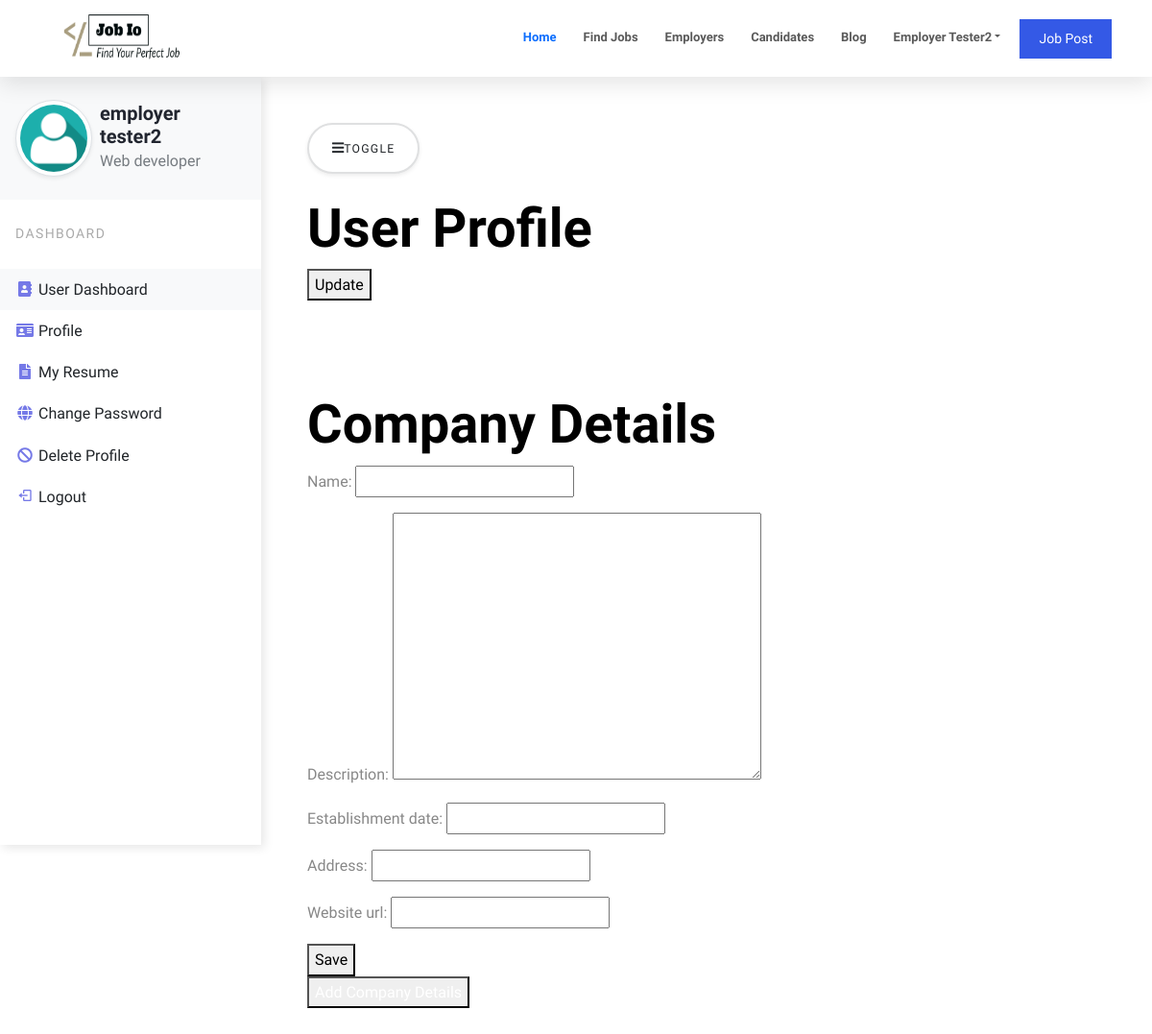
/accounts/my-profiles/company/ (signed in), run on an earlier commit of the app's database.
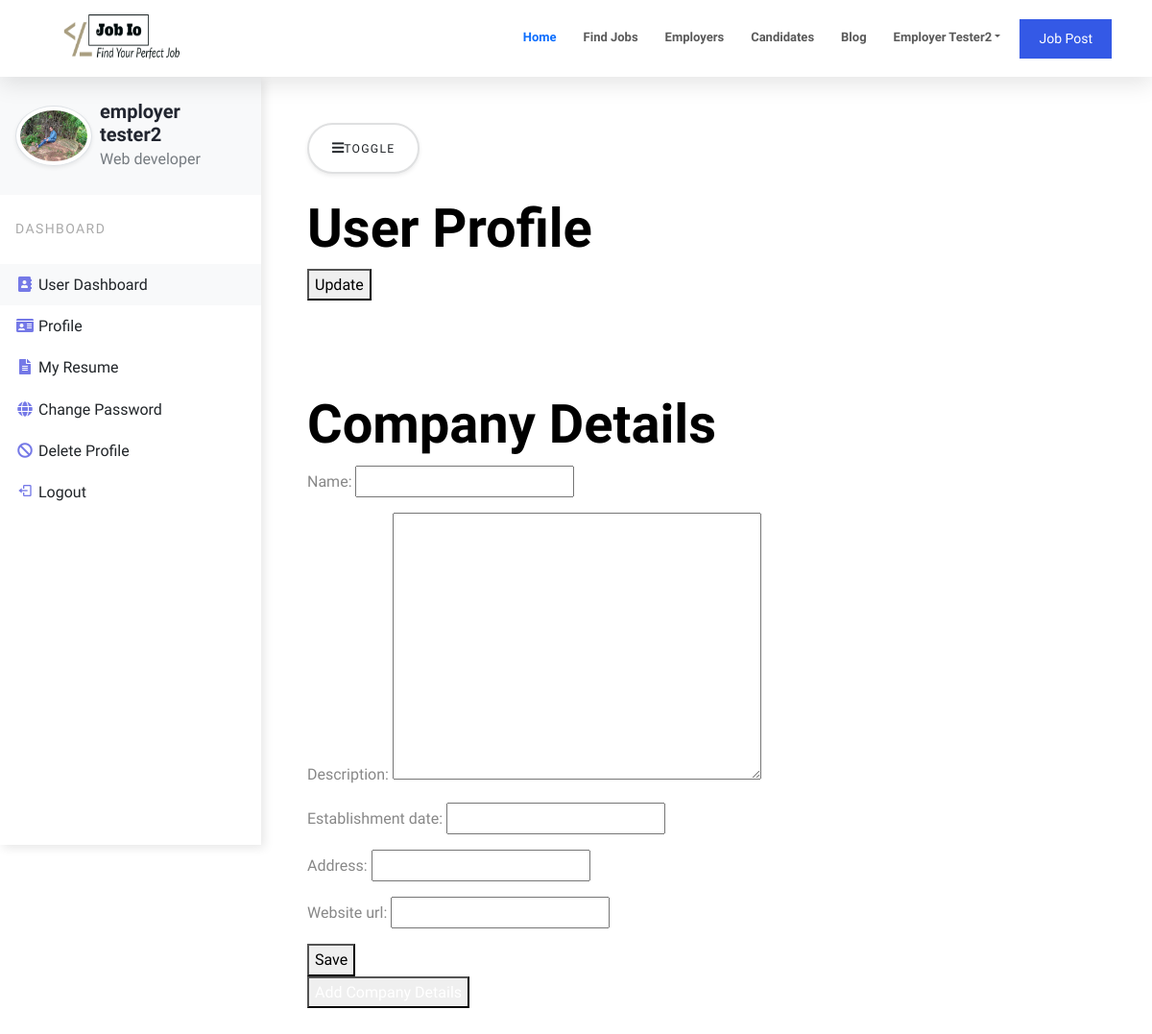
And on a later commit of the database.
### accounts/models.py (models this page shows, shortened)
class NewUser(AbstractBaseUser, PermissionsMixin):
    email = models.EmailField(_('email address'), unique=True)
    name = models.CharField(max_length=150, blank=True)
    start_date = models.DateTimeField(default=timezone.now)
    about = models.TextField(_('about'),max_length=500, blank=True)
    is_staff = models.BooleanField(default=False)
    is_active = models.BooleanField(default=True)
    objects = CustomAccountManager()
    USERNAME_FIELD = 'email'
    REQUIRED_FIELDS = ['name']
    class Types(models.TextChoices):
        EMPLOYEE = "EMPLOYEE", "Employee"
        EMPLOYER = "EMPLOYER", "Employer"
    default_type = Types.EMPLOYEE
    type = models.CharField(_('Types'), max_length=100, choices=Types.choices, default=default_type)

class EmployerProfile(models.Model):
    employer = models.OneToOneField(Employer, on_delete=models.CASCADE)
    profile_pic = models.ImageField(default='profile_pics/default.jpg', upload_to='profile_pics')
    phone_regex = RegexValidator( regex = r'^\d{10}$',message = "phone number should exactly be in 10 digits")
    phone = models.CharField(max_length=255, validators=[phone_regex], blank = True, null=True)

### accounts/views.py (the view, shortened to what this page needs)
# urls.py: path('my-profiles/company/', views.company_details, name="company-detail"),
def company_details(request):
    comp_form = CompanyForm
    context = {'login_form':AuthenticationForm, 'reg_form':EmployeeRegistrationForm, 'reg_employer_form':EmployerRegistrationForm, 'comp_form':comp_form}
    return render(request, 'accounts/companydetails.html' ,context)

### accounts/templatetags/custom_filters.py (called while the page is built)
def add_class(value, token):
    value.field.widget.attrs['class']=token
    return value

def add_placeholder(value, token):
    value.field.widget.attrs['placeholder']=token
    return value

### templates/accounts/companydetails.html (shortened to what this page needs)
{% extends 'index.html' %}
{% load static %}
{% load custom_filters %}
{% block head %}
<link rel="stylesheet" href="{% static 'css/profile.css' %}">
{% endblock head %}
{% block content %}
<div class="vertical-nav bg-white" id="sidebar">
    <div class="py-4 px-3 mb-4 bg-light">
        <div class="media d-flex align-items-center">
            <img loading="lazy" src="{{ user.employerprofile.profile_pic.url }}" alt="..." width="80" height="80"
                class="mr-3 rounded-circle img-thumbnail shadow-sm">
            <div class="media-body">
                <h5 class="m-0 mx-2">{{user.name}}</h5>
                <p class="font-weight-normal text-muted mx-2 mb-0">Web developer</p>
            </div>
        </div>
    </div>
    <p class="text-gray font-weight-bold text-uppercase px-3 small pb-4 mb-0">Dashboard</p>
    <ul class="nav flex-column bg-white mb-0">
        <li class="nav-item">
            <a href="{% url 'user-dashboard' %}" class="nav-link text-dark bg-light">
                <i class="fa fa-address-book mr-3 text-primary fa-fw"></i>
                User Dashboard
            </a>
        </li>
        <li class="nav-item">
            <a href="{% url 'profile-employer' user.employerprofile.id%}" class="nav-link text-dark">
                <i class="fa fa-id-card mr-3 text-primary fa-fw"></i>
                Profile
            </a>
        </li>
        <li class="nav-item">
            <a href="#" class="nav-link text-dark">
                <i class="fas fa-file-alt mr-3 text-primary fa-fw"></i>
                My Resume
            </a>
        </li>
        <li class="nav-item">
            <a href="{% url 'update-password' %}" class="nav-link text-dark">
                <i class="fa fa-globe text-primary fa-fw"></i>
                Change Password
            </a>
        </li>
        <li class="nav-item">
            <a href="{% url 'delete-user' user.id%}" class="nav-link text-dark">
                <i class="fa fa-ban text-primary fa-fw"></i>
                Delete Profile
            </a>
        </li>
        <li class="nav-item">
            <a href="{% url 'logout' %}" class="nav-link text-dark">
                <i class='bx bx-log-out text-primary fa-fw'></i>
                logout
            </a>
        </li>
    </ul>
    <p class="text-gray font-weight-bold text-uppercase px-3 small py-4 mb-0"></p>
    <ul class="nav flex-column bg-white mb-0">
        <li class="nav-item">
            <a href="#" class="nav-link text-dark">
            </a>
        </li>
        <li class="nav-item">
            <a href="#" class="nav-link text-dark">
            </a>
        </li>
        <li class="nav-item">
            <a href="#" class="nav-link text-dark">
            </a>
        </li>
        <li class="nav-item">
            <a href="#" class="nav-link text-dark">
            </a>
        </li>
    </ul>
</div>
<div class="page-content p-5">
    <button id="sidebarCollapse" type="button" class="btn btn-light bg-white rounded-pill shadow-sm px-4 mb-4"><i
            class="fa fa-bars mr-2"></i><small class="text-uppercase font-weight-bold">Toggle</small></button>
    <form action="{% url 'profile-employer' user.employerprofile.id%}" method="post" enctype="multipart/form-data">
        <h3 class="display-4 text-black">User Profile</h3>
        <button type="submit" class="btn-lg btn-primary">Update</button>
    </form>
</div>
<div class="page-content p-5">
    <h3 class="display-4 text-black">Company Details</h3>
    <form action="{% url 'company-detail'%}" method="post">
        {{comp_form.as_p}}
        <button type="submit">Save</button>
    </form>
    <button type="button" class="btn-sm btn-primary"> <a href="#" class="text-white"> Add Company Details
        </a></button>
</div>
{% endblock content %}

### templates/index.html (shortened to what this page needs)
<!DOCTYPE html>
<html lang="en">
{% load custom_filters %}
{% load static %}
<head>
    <link rel="stylesheet" href="https://cdnjs.cloudflare.com/ajax/libs/bootswatch/5.1.3/zephyr/bootstrap.css"
 />
    <link rel="stylesheet" href="https://cdnjs.cloudflare.com/ajax/libs/bootswatch/5.1.3/zephyr/bootstrap.min.css"
 />
    <link href='https://unpkg.com/boxicons@2.0.9/css/boxicons.min.css' rel='stylesheet'>
    <link rel="stylesheet" href="https://stackpath.bootstrapcdn.com/font-awesome/4.7.0/css/font-awesome.min.css">
    <link href="https://cdnjs.cloudflare.com/ajax/libs/font-awesome/5.13.0/css/all.min.css" rel="stylesheet">
    <link rel="stylesheet" href="{% static 'css/style.css' %}">
    {% block head %}{% endblock head %}
</head>
<body>
    <nav class="navbar navbar-expand-lg sticky-top navbar-light bg-white">
        <div class="container">
            <a class="navbar-brand" href="{% url 'index' %}">
                <img src="{% static 'images/logo/Job Io_croped_tra.png' %}" height="60px" width="170px" alt="logo">
            </a>
            <div class="collapse navbar-collapse my-2" id="navbarColor03">
                <ul class="navbar-nav ms-auto">
                    <li class="nav-item">
                        <a class="nav-link my-2 active" href="#home">Home
                        </a>
                    </li>
                    <li class="nav-item">
                        <a class="nav-link my-2" href="#services">Find Jobs</a>
                    </li>
                    <li class="nav-item">
                        <a class="nav-link my-2" href="#">Employers</a>
                    </li>
                    <li class="nav-item">
                        <a class="nav-link my-2" href="#">Candidates</a>
                    </li>
                    <li class="nav-item">
                        <a class="nav-link my-2" href="#">Blog</a>
                    </li>
                    {% if user.is_authenticated %}
                    <li class="nav-item dropdown">
                        <a class="nav-link my-2 dropdown-toggle" data-bs-toggle="dropdown" href="#" role="button"
                            aria-haspopup="true" aria-expanded="false">{{user.name}}</a>
                    </li>
                    {% else %}
                </ul>
                <button class="btn btn-outline-primary py-2 me-2" data-bs-toggle="modal"
                    data-bs-target="#LoginSignUp">Login / Register</button>
                {% endif %}
                {% if request.user.type == "EMPLOYER" %}
                <button class="btn btn-primary py-2"><a href="{% url 'job-post'%}" class="text-white">Job Post</a></button>
                {% endif %}
            </div>
        </div>
    </nav>
    {% block content %}{% endblock content %}
</body>
</html>

What changed in the data, as far as the page shows it:
changed NewUser "employer tester2": employerprofile.profile_pic: picture added in place of a placeholder
